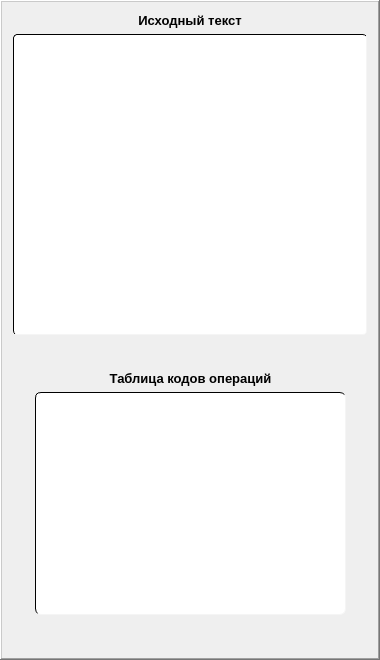
     <widget class="QFrame" name="frame_first">
      <property name="minimumSize">
       <size>
        <width>380</width>
        <height>0</height>
       </size>
      </property>
      <property name="maximumSize">
       <size>
        <width>380</width>
        <height>660</height>
       </size>
      </property>
      <property name="font">
       <font>
        <family>System</family>
        <pointsize>10</pointsize>
        <bold>true</bold>
       </font>
      </property>
      <property name="frameShape">
       <enum>QFrame::WinPanel</enum>
      </property>
      <property name="frameShadow">
       <enum>QFrame::Raised</enum>
      </property>
      <layout class="QGridLayout" name="gridLayout_6">
       <item row="0" column="0" colspan="3">
        <layout class="QGridLayout" name="gridLayout">
         <item row="2" column="0">
          <widget class="QTextEdit" name="textEdit_source">
           <property name="minimumSize">
            <size>
             <width>351</width>
             <height>301</height>
            </size>
           </property>
           <property name="font">
            <font>
             <family>System</family>
             <pointsize>10</pointsize>
             <bold>true</bold>
            </font>
           </property>
           <property name="cursor" stdset="0">
            <cursorShape>IBeamCursor</cursorShape>
           </property>
           <property name="styleSheet">
            <string notr="true">QTextEdit {
    background-color: #ffffff;
    border-top: 1px solid #000000;
    border-left: 1px solid #000000;
    border-right: 1px solid #f5f5f5;
    border-bottom: 1px solid #f5f5f5;
    border-radius: 4px;
    padding: 10px;
    color: #333333;
    selection-background-color: #e0d8d0;
    selection-color: #333333;
}

QTextEdit:focus {
    border-top: 1px solid #000000;
    border-left: 1px solid #000000;
    border-right: 1px solid #d0b9a3;
    border-bottom: 1px solid #d0b9a3; 
}

QTextEdit:hover {
    border-top: 1px solid #000000;
    border-left: 1px solid #000000;
    border-right: 1px solid #d0b9a3;
    border-bottom: 1px solid #d0b9a3;
}

QTextEdit QScrollBar:vertical, 
QTextEdit QScrollBar:horizontal {
    border: 2px solid #8a8a8a;
    background: #f5f5f5;
    width: 12px; /* ширина для вертикальной полосы */
    height: 12px; /* высота для горизонтальной полосы */
    background-clip: padding;
}

QTextEdit QScrollBar::handle:vertical, 
QTextEdit QScrollBar::handle:horizontal {
    background: #e0d8d0;
    border-radius: 6px;
}

QTextEdit QScrollBar::handle:vertical:hover, 
QTextEdit QScrollBar::handle:horizontal:hover {
    background: #d0b9a3;
}

QTextEdit QScrollBar::add-line:vertical, 
QTextEdit QScrollBar::add-line:horizontal, 
QTextEdit QScrollBar::sub-line:vertical, 
QTextEdit QScrollBar::sub-line:horizontal {
    background: none;
    width: 0;
    height: 0;
}

QTextEdit QScrollBar::add-page:vertical, 
QTextEdit QScrollBar::add-page:horizontal, 
QTextEdit QScrollBar::sub-page:vertical, 
QTextEdit QScrollBar::sub-page:horizontal {
    background: none; /* Без фона для страниц */
}
</string>
           </property>
           <property name="frameShape">
            <enum>QFrame::WinPanel</enum>
           </property>
           <property name="frameShadow">
            <enum>QFrame::Sunken</enum>
           </property>
           <property name="horizontalScrollBarPolicy">
            <enum>Qt::ScrollBarAsNeeded</enum>
           </property>
           <property name="sizeAdjustPolicy">
            <enum>QAbstractScrollArea::AdjustIgnored</enum>
           </property>
           <property name="lineWrapMode">
            <enum>QTextEdit::NoWrap</enum>
           </property>
          </widget>
         </item>
         <item row="1" column="0">
          <widget class="QLabel" name="label_source">
           <property name="font">
            <font>
             <family>System</family>
             <pointsize>10</pointsize>
             <bold>true</bold>
            </font>
           </property>
           <property name="text">
            <string>Исходный текст</string>
           </property>
           <property name="alignment">
            <set>Qt::AlignCenter</set>
           </property>
          </widget>
         </item>
        </layout>
       </item>
       <item row="1" column="1">
        <spacer name="verticalSpacer_2">
         <property name="font">
          <font>
           <family>System</family>
           <pointsize>10</pointsize>
           <bold>true</bold>
          </font>
         </property>
         <property name="orientation">
          <enum>Qt::Vertical</enum>
         </property>
         <property name="sizeHint" stdset="0">
          <size>
           <width>20</width>
           <height>39</height>
          </size>
         </property>
        </spacer>
       </item>
       <item row="2" column="1">
        <widget class="QLabel" name="label_ToOC">
         <property name="font">
          <font>
           <family>System</family>
           <pointsize>10</pointsize>
           <bold>true</bold>
          </font>
         </property>
         <property name="text">
          <string>Таблица кодов операций</string>
         </property>
         <property name="alignment">
          <set>Qt::AlignCenter</set>
         </property>
        </widget>
       </item>
       <item row="3" column="0">
        <spacer name="horizontalSpacer">
         <property name="font">
          <font>
           <family>System</family>
           <pointsize>10</pointsize>
           <bold>true</bold>
          </font>
         </property>
         <property name="orientation">
          <enum>Qt::Horizontal</enum>
         </property>
         <property name="sizeHint" stdset="0">
          <size>
           <width>11</width>
           <height>20</height>
          </size>
         </property>
        </spacer>
       </item>
       <item row="3" column="1">
        <widget class="QTableWidget" name="tableWidget_ToOC">
         <property name="minimumSize">
          <size>
           <width>311</width>
           <height>223</height>
          </size>
         </property>
         <property name="maximumSize">
          <size>
           <width>311</width>
           <height>223</height>
          </size>
         </property>
         <property name="font">
          <font>
           <family>System</family>
           <pointsize>10</pointsize>
           <bold>true</bold>
          </font>
         </property>
         <property name="cursor" stdset="0">
          <cursorShape>PointingHandCursor</cursorShape>
         </property>
         <property name="styleSheet">
          <string notr="true">QTableWidget {
    background-color: #ffffff;
    border-top: 1px solid #000000;
    border-left: 1px solid #000000;
    border-right: 1px solid #f5f5f5;
    border-bottom: 1px solid #f5f5f5;
    border-radius: 6px;
    gridline-color: #e0e0e0;
}

QTableWidget QTableWidgetItem {
    padding: 5px;
}

QTableWidget QTableWidgetItem:hover {
    background-color: #e0d8d0;
}</string>
         </property>
         <property name="frameShape">
          <enum>QFrame::WinPanel</enum>
         </property>
         <property name="autoScroll">
          <bool>true</bool>
         </property>
         <attribute name="horizontalHeaderVisible">
          <bool>false</bool>
         </attribute>
         <attribute name="horizontalHeaderMinimumSectionSize">
          <number>100</number>
         </attribute>
         <attribute name="horizontalHeaderDefaultSectionSize">
          <number>100</number>
         </attribute>
         <attribute name="verticalHeaderVisible">
          <bool>false</bool>
         </attribute>
         <attribute name="verticalHeaderMinimumSectionSize">
          <number>22</number>
         </attribute>
         <attribute name="verticalHeaderDefaultSectionSize">
          <number>22</number>
         </attribute>
         <attribute name="verticalHeaderHighlightSections">
          <bool>true</bool>
         </attribute>
        </widget>
       </item>
       <item row="3" column="2">
        <spacer name="horizontalSpacer_9">
         <property name="font">
          <font>
           <family>System</family>
           <pointsize>10</pointsize>
           <bold>true</bold>
          </font>
         </property>
         <property name="orientation">
          <enum>Qt::Horizontal</enum>
         </property>
         <property name="sizeHint" stdset="0">
          <size>
           <width>12</width>
           <height>20</height>
          </size>
         </property>
        </spacer>
       </item>
       <item row="4" column="1">
        <spacer name="verticalSpacer">
         <property name="font">
          <font>
           <family>System</family>
           <pointsize>10</pointsize>
           <bold>true</bold>
          </font>
         </property>
         <property name="orientation">
          <enum>Qt::Vertical</enum>
         </property>
         <property name="sizeHint" stdset="0">
          <size>
           <width>20</width>
           <height>40</height>
          </size>
         </property>
        </spacer>
       </item>
      </layout>
     </widget>
